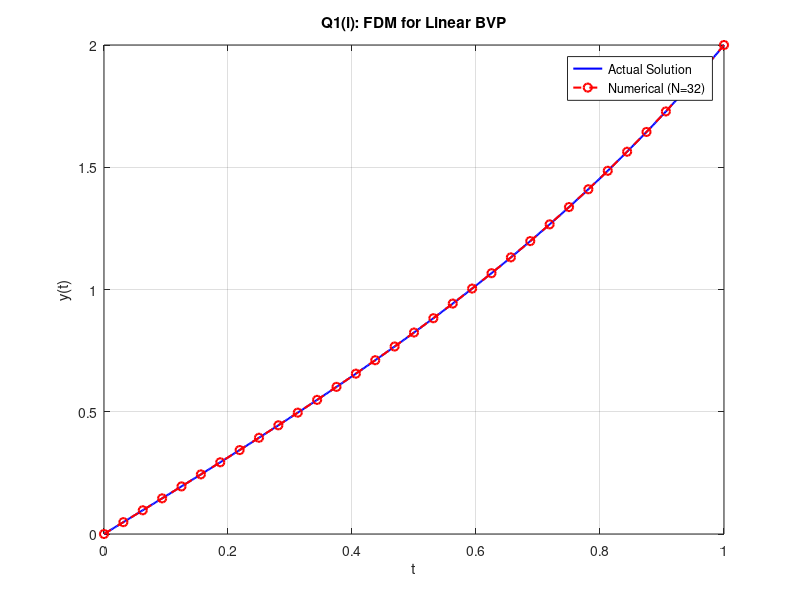
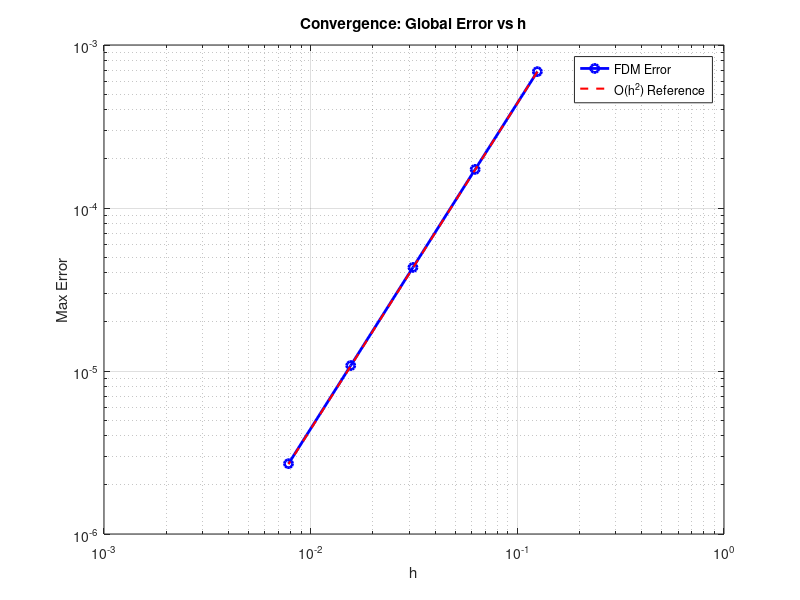

Source code (MATLAB) for these figures, in order:
% Q1_LinearBVP_FDM.m
clear; clc; close all;

% Problem Setup: y'' = 4(y-t), t in [0,1], y(0)=0, y(1)=2
% Standard form: y'' = p(t)y' + q(t)y + r(t)
a = 0; b = 1; alpha = 0; beta = 2;
p = @(t) 0; q = @(t) 4; r = @(t) -4*t;
exact_sol = @(t) exp(2)/(exp(4)-1) * (exp(2*t) - exp(-2*t)) + t;

% --- (b) Numerical vs Actual Solution ---
N = 32; % Adjust N as needed
h = (b-a)/N; t = linspace(a, b, N+1)';
A = zeros(N-1, N-1); F = zeros(N-1, 1);

for i = 1:N-1
    ti = t(i+1);
    A(i,i) = -(2 + h^2 * q(ti));
    if i > 1, A(i, i-1) = 1 + (h/2)*p(ti); end
    if i < N-1, A(i, i+1) = 1 - (h/2)*p(ti); end
    F(i) = h^2 * r(ti);
end
F(1) = F(1) - (1 + (h/2)*p(t(2))) * alpha;
F(end) = F(end) - (1 - (h/2)*p(t(end-1))) * beta;

y_num = [alpha; A\F; beta];
t_fine = linspace(a, b, 500);

figure;
plot(t_fine, exact_sol(t_fine), 'b-', 'LineWidth', 1.5); hold on;
plot(t, y_num, 'ro--', 'LineWidth', 1.5);
title('Q1(i): FDM for Linear BVP'); xlabel('t'); ylabel('y(t)');
legend('Actual Solution', sprintf('Numerical (N=%d)', N), 'Location', 'best'); grid on;

% --- (c) Global Error vs h ---
N_vals = [8, 16, 32, 64, 128];
errors = zeros(size(N_vals));
h_vals = (b-a)./N_vals;

for k = 1:length(N_vals)
    Nk = N_vals(k); hk = h_vals(k); tk = linspace(a, b, Nk+1)';
    Ak = zeros(Nk-1, Nk-1); Fk = zeros(Nk-1, 1);
    for i = 1:Nk-1
        ti = tk(i+1);
        Ak(i,i) = -(2 + hk^2 * q(ti));
        if i > 1, Ak(i, i-1) = 1 + (hk/2)*p(ti); end
        if i < Nk-1, Ak(i, i+1) = 1 - (hk/2)*p(ti); end
        Fk(i) = hk^2 * r(ti);
    end
    Fk(1) = Fk(1) - (1 + (hk/2)*p(tk(2))) * alpha;
    Fk(end) = Fk(end) - (1 - (hk/2)*p(tk(end-1))) * beta;
    yk = [alpha; Ak\Fk; beta];
    errors(k) = max(abs(yk - exact_sol(tk)));
end

figure;
loglog(h_vals, errors, 'bo-', 'LineWidth', 2); hold on;
loglog(h_vals, errors(1)*(h_vals/h_vals(1)).^2, 'r--', 'LineWidth', 1.5);
title('Convergence: Global Error vs h'); xlabel('h'); ylabel('Max Error');
legend('FDM Error', 'O(h^2) Reference', 'Location', 'best'); grid on;
